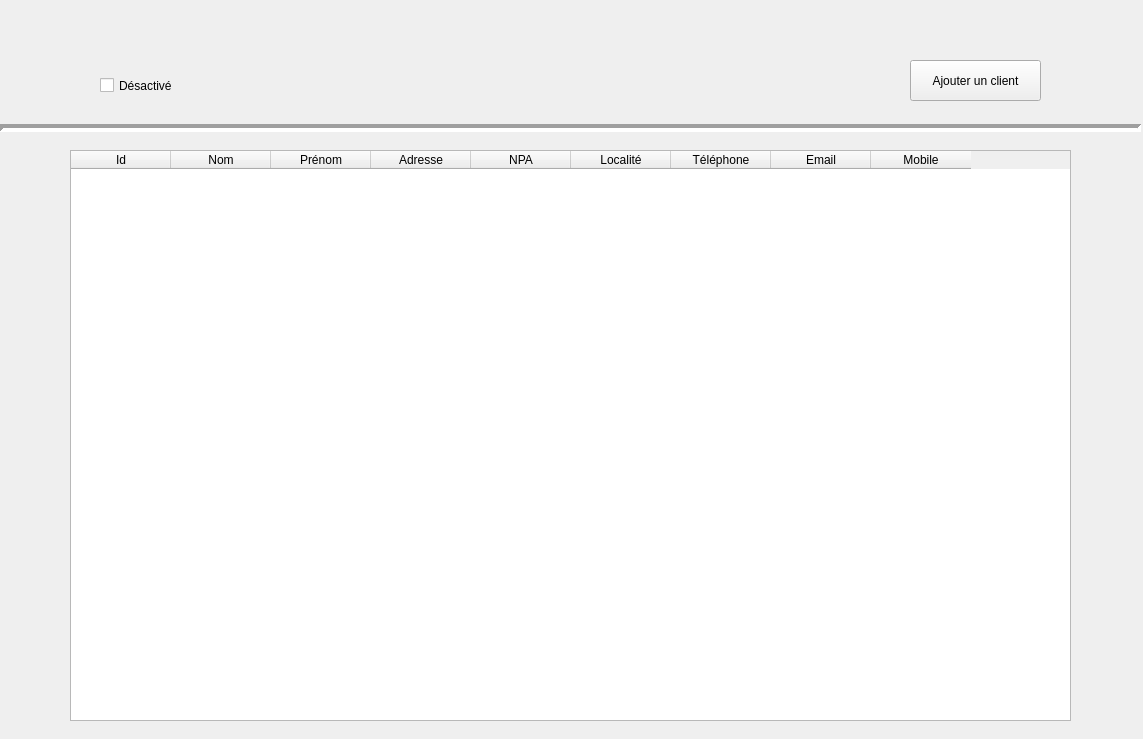
<?xml version="1.0" encoding="UTF-8"?>
<ui version="4.0">
 <class>Customers</class>
 <widget class="QMainWindow" name="Customers">
  <property name="geometry">
   <rect>
    <x>0</x>
    <y>0</y>
    <width>1143</width>
    <height>739</height>
   </rect>
  </property>
  <property name="windowTitle">
   <string>Customers</string>
  </property>
  <widget class="QWidget" name="centralwidget">
   <widget class="QTableWidget" name="tableCustomers">
    <property name="geometry">
     <rect>
      <x>70</x>
      <y>150</y>
      <width>1001</width>
      <height>571</height>
     </rect>
    </property>
    <property name="locale">
     <locale language="French" country="Switzerland"/>
    </property>
    <column>
     <property name="text">
      <string>Id</string>
     </property>
    </column>
    <column>
     <property name="text">
      <string>Nom</string>
     </property>
    </column>
    <column>
     <property name="text">
      <string>Prénom</string>
     </property>
    </column>
    <column>
     <property name="text">
      <string>Adresse</string>
     </property>
    </column>
    <column>
     <property name="text">
      <string>NPA</string>
     </property>
    </column>
    <column>
     <property name="text">
      <string>Localité</string>
     </property>
    </column>
    <column>
     <property name="text">
      <string>Téléphone</string>
     </property>
    </column>
    <column>
     <property name="text">
      <string>Email</string>
     </property>
    </column>
    <column>
     <property name="text">
      <string>Mobile</string>
     </property>
    </column>
   </widget>
   <widget class="QCheckBox" name="checkBox">
    <property name="geometry">
     <rect>
      <x>100</x>
      <y>70</y>
      <width>90</width>
      <height>31</height>
     </rect>
    </property>
    <property name="text">
     <string>Désactivé</string>
    </property>
    <property name="iconSize">
     <size>
      <width>20</width>
      <height>20</height>
     </size>
    </property>
   </widget>
   <widget class="QPushButton" name="pushButton">
    <property name="geometry">
     <rect>
      <x>910</x>
      <y>60</y>
      <width>131</width>
      <height>41</height>
     </rect>
    </property>
    <property name="text">
     <string>Ajouter un client</string>
    </property>
   </widget>
   <widget class="Line" name="line">
    <property name="geometry">
     <rect>
      <x>0</x>
      <y>120</y>
      <width>1141</width>
      <height>16</height>
     </rect>
    </property>
    <property name="lineWidth">
     <number>4</number>
    </property>
    <property name="orientation">
     <enum>Qt::Horizontal</enum>
    </property>
   </widget>
  </widget>
 </widget>
 <resources/>
 <connections/>
</ui>
